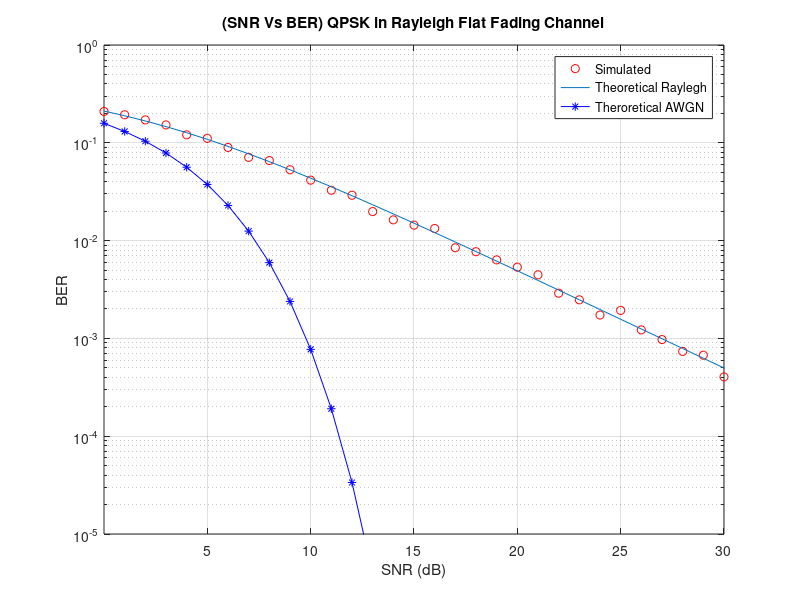

MATLAB code to generate this figure:
% QPSK simulation with Gray coding and simple Rayleigh multipath 
% and AWGN included.
clear all;
close all;
format long;

bit_count = 10000; %info bits to be tx
Eb_No = -3: 1: 30;
SNR = Eb_No + 10*log10(2);

for aa = 1: 1: length(SNR)
    
    Tx_Errors = 0;
    Tx_bits = 0;
    
    while Tx_Errors < 100
    
        uncoded_bits  = round(rand(1,bit_count));
        
        % in-phase & quadrature carriers
        B1 = uncoded_bits(1:2:end);
        B2 = uncoded_bits(2:2:end);
        
        % QPSK modulator (Gray Coding) -> pi/4 radians constellation
        qpsk_sig = ((B1==0).*(B2==0)*(exp(1i*pi/4))+(B1==0).*(B2==1)*(exp(3*1i*pi/4))+(B1==1).*(B2==1)*(exp(5*1i*pi/4))+(B1==1).*(B2==0)*(exp(7*1i*pi/4))); 
        
        % random rayleigh fading channel w/ Variance = 0.5 
        ray = sqrt(0.5*((randn(1,length(qpsk_sig))).^2+(randn(1,length(qpsk_sig))).^2));
        
        rx = qpsk_sig.*ray; %symbols*fading channel
        
        N0 = 1/10^(SNR(aa)/10); %noise
        
        % AWGN added to rx
        rx = rx + sqrt(N0/2)*(randn(1,length(qpsk_sig))+i*randn(1,length(qpsk_sig)));
        
        % Equaliser
        %rx = rx./ray; -> devides the received signal by the rayleigh
        %fading channel estimate to compensare for the effects of fading.
        
        % QPSK demodulator at rx
        B4 = (real(rx)<0);
        B3 = (imag(rx)<0);
        
        uncoded_bits_rx = zeros(1,2*length(rx));
        uncoded_bits_rx(1:2:end) = B3;
        uncoded_bits_rx(2:2:end) = B4;
    
        diff = uncoded_bits - uncoded_bits_rx;
        Tx_Errors = Tx_Errors + sum(abs(diff));
        Tx_bits = Tx_bits + length(uncoded_bits);
        
    end
    BER(aa) = Tx_Errors / Tx_bits;
end

figure(1);
semilogy(SNR,BER,'or');
hold on;
xlabel('SNR (dB)');
ylabel('BER');
title('(SNR Vs BER) QPSK in Rayleigh Flat Fading Channel');
% Rayleigh Theoretical BER
figure(1);
EbN0Lin = 10.^(Eb_No/10);
theoryBerRay = 0.5.*(1-sqrt(EbN0Lin./(EbN0Lin+1)));
semilogy(SNR,theoryBerRay);
grid on;
% Theoretical BER
figure(1);
theoryBerAWGN = 0.5*erfc(sqrt(10.^(Eb_No/10)));
semilogy(SNR,theoryBerAWGN,'b-*');
grid on;
legend('Simulated', 'Theoretical Raylegh', 'Theroretical AWGN');
axis([SNR(1,1) SNR(end-3) 0.00001 1]);